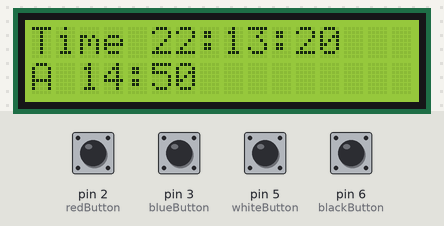
This sketch was run on a simulated Arduino Uno, built with avr-gcc and run on an emulated ATmega328P. Parts: 16×2 character LCD. The inputs (shaded band) are chosen by the test bench; at power-on: pin 2 (redButton), pin 3 (blueButton), pin 5 (whiteButton), pin 6 (blackButton) HIGH. The local clock reads 2024-03-15 10:24:30 at power-on unless the sketch sets it.

Above: at 1.2 s.
1.3 s: pin 6 (blackButton) pulled LOW for 0.25 s
At 2.9 s:
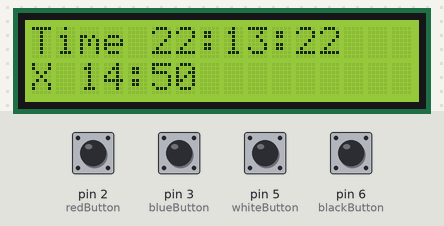
4.5 s: pin 3 (blueButton) pulled LOW for 0.25 s
At 6.5 s:
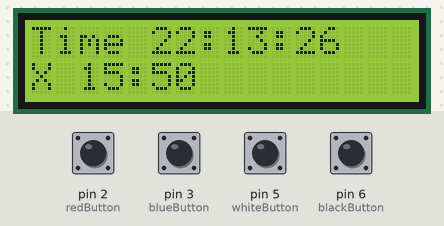
6.6 s: pin 5 (whiteButton) pulled LOW for 0.25 s
At 8.5 s:
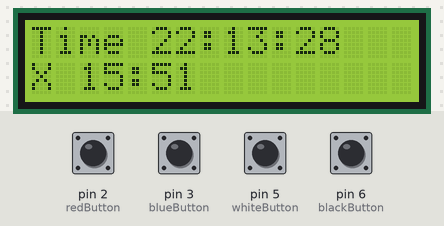
8.7 s: pin 3 (blueButton) pulled LOW for 1 s
At 10.9 s:
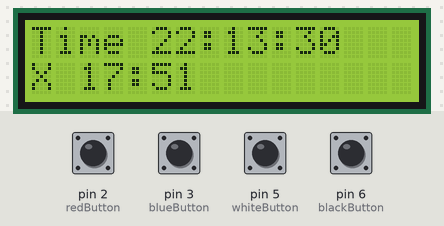
11.2 s: pin 5 (whiteButton) pulled LOW for 1 s
At 13.5 s:
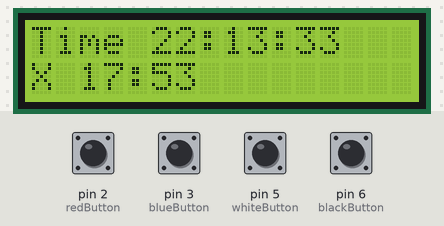
13.7 s: pin 6 (blackButton) pulled LOW for 1 s
At 14.6 s:
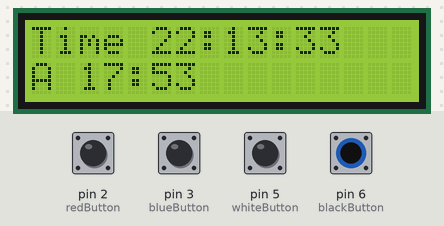
Timing chart, 0 to 16.7 s (numbered marks = the images above; inputs shaded):
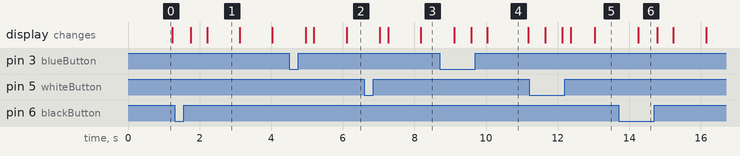

Measured:
- after the input at 1.3 s, the display: first changes after 0.46 s (image 1 shows a later state)
- after the input at 13.7 s, the display: changes after 0.55 s (image 6)
- what the display in image 1 shows lasts 0.9 s, from 2.2 s to 3.1 s
- what the display in image 4 shows lasts 1.2 s, from 10.0 s to 11.2 s

The sketch:

alarm_clock.ino
```cpp
#include <Wire.h>
#include <LiquidCrystal_I2C.h>
#include <RTClib.h>

#define buzzerPin 4

#define redButton 2
#define blueButton 3
#define whiteButton 5
#define blackButton 6

LiquidCrystal_I2C lcd(0x27, 16, 2);
RTC_DS1307 rtc;

int alarmHour = 14;
int alarmMinute = 50;

bool alarmEnabled = true;
bool alarmRinging = false;

void setup() {

  pinMode(buzzerPin, OUTPUT);

  pinMode(redButton, INPUT_PULLUP);
  pinMode(blueButton, INPUT_PULLUP);
  pinMode(whiteButton, INPUT_PULLUP);
  pinMode(blackButton, INPUT_PULLUP);

  lcd.init();
  lcd.backlight();

  rtc.begin();

  // Uncomment once if RTC time is wrong
  rtc.adjust(DateTime(F(__DATE__), F(__TIME__)));
}

void loop() {

  DateTime now = rtc.now();

  // BLUE -> increase hour
  if(digitalRead(blueButton) == LOW) {

    alarmHour++;

    if(alarmHour > 23) {
      alarmHour = 0;
    }

    delay(250);
  }

  // WHITE -> increase minute
  if(digitalRead(whiteButton) == LOW) {

    alarmMinute++;

    if(alarmMinute > 59) {
      alarmMinute = 0;
    }

    delay(250);
  }

  // BLACK -> enable/disable alarm
  if(digitalRead(blackButton) == LOW) {

    alarmEnabled = !alarmEnabled;

    delay(300);
  }

  // RED -> stop alarm
  if(digitalRead(redButton) == LOW) {

    alarmRinging = false;

    noTone(buzzerPin);

    delay(300);
  }

  // Trigger alarm
  if(alarmEnabled &&
     now.hour() == alarmHour &&
     now.minute() == alarmMinute) {

      alarmRinging = true;
  }

  // Alarm sound
  if(alarmRinging) {

    tone(buzzerPin, 1200);
  }

  else {

    noTone(buzzerPin);
  }

  // LCD
  lcd.setCursor(0, 0);

  lcd.print("Time ");

  print2(now.hour());
  lcd.print(":");

  print2(now.minute());
  lcd.print(":");

  print2(now.second());

  lcd.print(" ");

  lcd.setCursor(0, 1);

  if(alarmEnabled) {
    lcd.print("A ");
  }

  else {
    lcd.print("X ");
  }

  print2(alarmHour);

  lcd.print(":");

  print2(alarmMinute);

  lcd.print("     ");

  delay(200);
}

void print2(int number) {

  if(number < 10) {
    lcd.print("0");
  }

  lcd.print(number);
}
```
